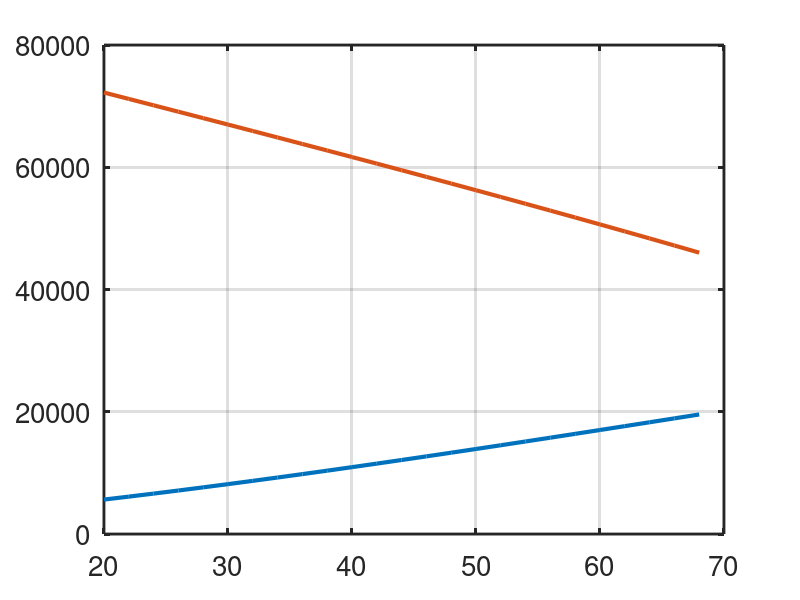

MATLAB code for this plot:
close all;
clear all;
clc;


function asdf = aux_cp(tc)
   b0  =  4498.5;
   b1  = -129.24938;
   b2  =  105.74901;
   b3  = -4.02737605;
   b4  =  3.29419546;
   b5  =  1.91560796;
   b6  = -0.017065623;
   b7  =  0.031504817;
   b8  =  0.0180438548;
   b9  = -0.0101275759;

   te = 15.0;

   asdf = (b0 + b1*te       ...
              + b2*tc       ...
              + b3*te*te    ...
              + b4*te*tc    ...
              + b5*tc*tc    ...
              + b6*te*te*te ...
              + b7*te*te*tc ...
              + b8*te*tc*tc ...
              + b9*tc*tc*tc);
endfunction


function asdf = capacity_cp(tc)
   b0  =  51258.1944;
   b1  =   1728.89617;
   b2  = -341.739630;
   b3  =  22.6776144;
   b4  = -10.1623021;
   b5  =  0.404030283;
   b6  =  0.104336561;
   b7  = -0.131153764;
   b8  = -0.00913508805;
   b9  = -0.00712386496;

   te = 15.0;

   asdf = (b0 + b1*te       ...
              + b2*tc       ...
              + b3*te*te    ...
              + b4*te*tc    ...
              + b5*tc*tc    ...
              + b6*te*te*te ...
              + b7*te*te*tc ...
              + b8*te*tc*tc ...
              + b9*tc*tc*tc);
endfunction



tcr = 20.0:2.0:70.0;

for i=1:1:25
   data(i,1) = 20.0 + 2.0*(i-1);
   data(i,2) = aux_cp(data(i,1));
   data(i,3) = capacity_cp(data(i,1));
endfor


figure(1)
   plot(data(:,1),data(:,2),"linewidth",3.0,
        data(:,1),data(:,3),"linewidth",3.0);
   set(gca,"linewidth",2,"fontsize",20);
   grid on
   colormap jet;
